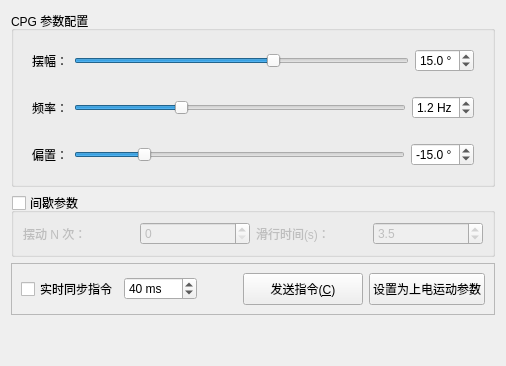
        <widget class="QWidget" name="tab_AdvMotion">
         <attribute name="title">
          <string>高阶运动控制</string>
         </attribute>
         <layout class="QVBoxLayout" name="verticalLayout_CPG">
          <item>
           <widget class="QGroupBox" name="grp_CPG_Param">
            <property name="title">
             <string>CPG 参数配置</string>
            </property>
            <layout class="QVBoxLayout" name="verticalLayout_5">
             <item>
              <layout class="QHBoxLayout" name="horizontalLayout_4">
               <property name="leftMargin">
                <number>9</number>
               </property>
               <property name="topMargin">
                <number>9</number>
               </property>
               <property name="rightMargin">
                <number>9</number>
               </property>
               <property name="bottomMargin">
                <number>9</number>
               </property>
               <item>
                <widget class="QLabel" name="lbl_Amp">
                 <property name="text">
                  <string>摆幅：</string>
                 </property>
                </widget>
               </item>
               <item>
                <widget class="QSlider" name="slider_Amp">
                 <property name="maximum">
                  <number>250</number>
                 </property>
                 <property name="value">
                  <number>150</number>
                 </property>
                 <property name="orientation">
                  <enum>Qt::Orientation::Horizontal</enum>
                 </property>
                </widget>
               </item>
               <item>
                <widget class="QDoubleSpinBox" name="spin_Amp">
                 <property name="suffix">
                  <string> °</string>
                 </property>
                 <property name="decimals">
                  <number>1</number>
                 </property>
                 <property name="maximum">
                  <double>25.000000000000000</double>
                 </property>
                 <property name="singleStep">
                  <double>0.100000000000000</double>
                 </property>
                 <property name="value">
                  <double>15.000000000000000</double>
                 </property>
                </widget>
               </item>
              </layout>
             </item>
             <item>
              <layout class="QHBoxLayout" name="horizontalLayout_5">
               <property name="leftMargin">
                <number>9</number>
               </property>
               <property name="topMargin">
                <number>9</number>
               </property>
               <property name="rightMargin">
                <number>9</number>
               </property>
               <property name="bottomMargin">
                <number>9</number>
               </property>
               <item>
                <widget class="QLabel" name="lbl_Freq">
                 <property name="text">
                  <string>频率：</string>
                 </property>
                </widget>
               </item>
               <item>
                <widget class="QSlider" name="slider_Freq">
                 <property name="maximum">
                  <number>38</number>
                 </property>
                 <property name="value">
                  <number>12</number>
                 </property>
                 <property name="orientation">
                  <enum>Qt::Orientation::Horizontal</enum>
                 </property>
                </widget>
               </item>
               <item>
                <widget class="QDoubleSpinBox" name="spin_Freq">
                 <property name="suffix">
                  <string> Hz</string>
                 </property>
                 <property name="decimals">
                  <number>1</number>
                 </property>
                 <property name="maximum">
                  <double>3.800000000000000</double>
                 </property>
                 <property name="singleStep">
                  <double>0.100000000000000</double>
                 </property>
                 <property name="value">
                  <double>1.200000000000000</double>
                 </property>
                </widget>
               </item>
              </layout>
             </item>
             <item>
              <layout class="QHBoxLayout" name="horizontalLayout_6">
               <property name="leftMargin">
                <number>9</number>
               </property>
               <property name="topMargin">
                <number>9</number>
               </property>
               <property name="rightMargin">
                <number>9</number>
               </property>
               <property name="bottomMargin">
                <number>9</number>
               </property>
               <item>
                <widget class="QLabel" name="lbl_Bias">
                 <property name="text">
                  <string>偏置：</string>
                 </property>
                </widget>
               </item>
               <item>
                <widget class="QSlider" name="slider_Bias">
                 <property name="minimum">
                  <number>-250</number>
                 </property>
                 <property name="maximum">
                  <number>250</number>
                 </property>
                 <property name="value">
                  <number>-150</number>
                 </property>
                 <property name="orientation">
                  <enum>Qt::Orientation::Horizontal</enum>
                 </property>
                </widget>
               </item>
               <item>
                <widget class="QDoubleSpinBox" name="spin_Bias">
                 <property name="suffix">
                  <string> °</string>
                 </property>
                 <property name="decimals">
                  <number>1</number>
                 </property>
                 <property name="minimum">
                  <double>-25.000000000000000</double>
                 </property>
                 <property name="maximum">
                  <double>25.000000000000000</double>
                 </property>
                 <property name="value">
                  <double>-15.000000000000000</double>
                 </property>
                </widget>
               </item>
              </layout>
             </item>
            </layout>
           </widget>
          </item>
          <item>
           <widget class="QGroupBox" name="grp_CPG_Inter">
            <property name="title">
             <string>间歇参数</string>
            </property>
            <property name="checkable">
             <bool>true</bool>
            </property>
            <property name="checked">
             <bool>false</bool>
            </property>
            <layout class="QHBoxLayout" name="horizontalLayout_CPG_Inter">
             <item>
              <widget class="QLabel" name="lbl_N">
               <property name="text">
                <string>摆动 N 次：</string>
               </property>
              </widget>
             </item>
             <item>
              <widget class="QSpinBox" name="spin_N">
               <property name="maximum">
                <number>15</number>
               </property>
              </widget>
             </item>
             <item>
              <widget class="QLabel" name="lbl_Coast">
               <property name="text">
                <string>滑行时间(s)：</string>
               </property>
              </widget>
             </item>
             <item>
              <widget class="QDoubleSpinBox" name="spin_Coast">
               <property name="decimals">
                <number>1</number>
               </property>
               <property name="maximum">
                <double>400.000000000000000</double>
               </property>
               <property name="singleStep">
                <double>0.100000000000000</double>
               </property>
               <property name="value">
                <double>3.500000000000000</double>
               </property>
              </widget>
             </item>
            </layout>
           </widget>
          </item>
          <item>
           <widget class="QFrame" name="frame_CPG_Action">
            <property name="frameShape">
             <enum>QFrame::Shape::StyledPanel</enum>
            </property>
            <layout class="QHBoxLayout" name="horizontalLayout_CPG_Act">
             <item>
              <widget class="QCheckBox" name="chk_Sync_CPG">
               <property name="text">
                <string>实时同步指令</string>
               </property>
              </widget>
             </item>
             <item>
              <widget class="QSpinBox" name="spin_Sync_CPG_Ms">
               <property name="suffix">
                <string> ms</string>
               </property>
               <property name="minimum">
                <number>20</number>
               </property>
               <property name="maximum">
                <number>1000</number>
               </property>
               <property name="value">
                <number>40</number>
               </property>
              </widget>
             </item>
             <item>
              <spacer name="horizontalSpacer_CPG">
               <property name="orientation">
                <enum>Qt::Orientation::Horizontal</enum>
               </property>
               <property name="sizeHint" stdset="0">
                <size>
                 <width>40</width>
                 <height>20</height>
                </size>
               </property>
              </spacer>
             </item>
             <item>
              <widget class="QPushButton" name="btn_SendCPG">
               <property name="minimumSize">
                <size>
                 <width>120</width>
                 <height>32</height>
                </size>
               </property>
               <property name="text">
                <string>发送指令(&amp;C)</string>
               </property>
              </widget>
             </item>
             <item>
              <widget class="QPushButton" name="btn_SetBootFromCPG">
               <property name="minimumSize">
                <size>
                 <width>0</width>
                 <height>32</height>
                </size>
               </property>
               <property name="text">
                <string>设置为上电运动参数</string>
               </property>
              </widget>
             </item>
            </layout>
           </widget>
          </item>
          <item>
           <spacer name="verticalSpacer_CPG">
            <property name="orientation">
             <enum>Qt::Orientation::Vertical</enum>
            </property>
            <property name="sizeHint" stdset="0">
             <size>
              <width>20</width>
              <height>40</height>
             </size>
            </property>
           </spacer>
          </item>
         </layout>
        </widget>
